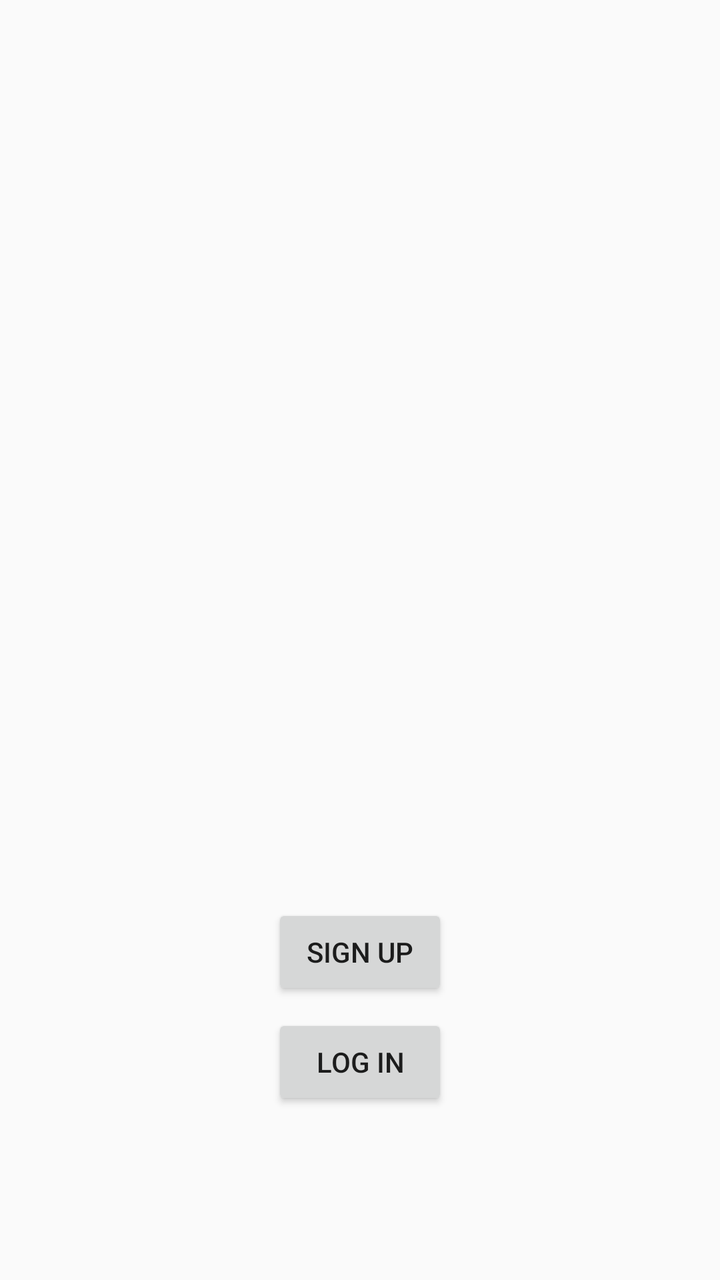
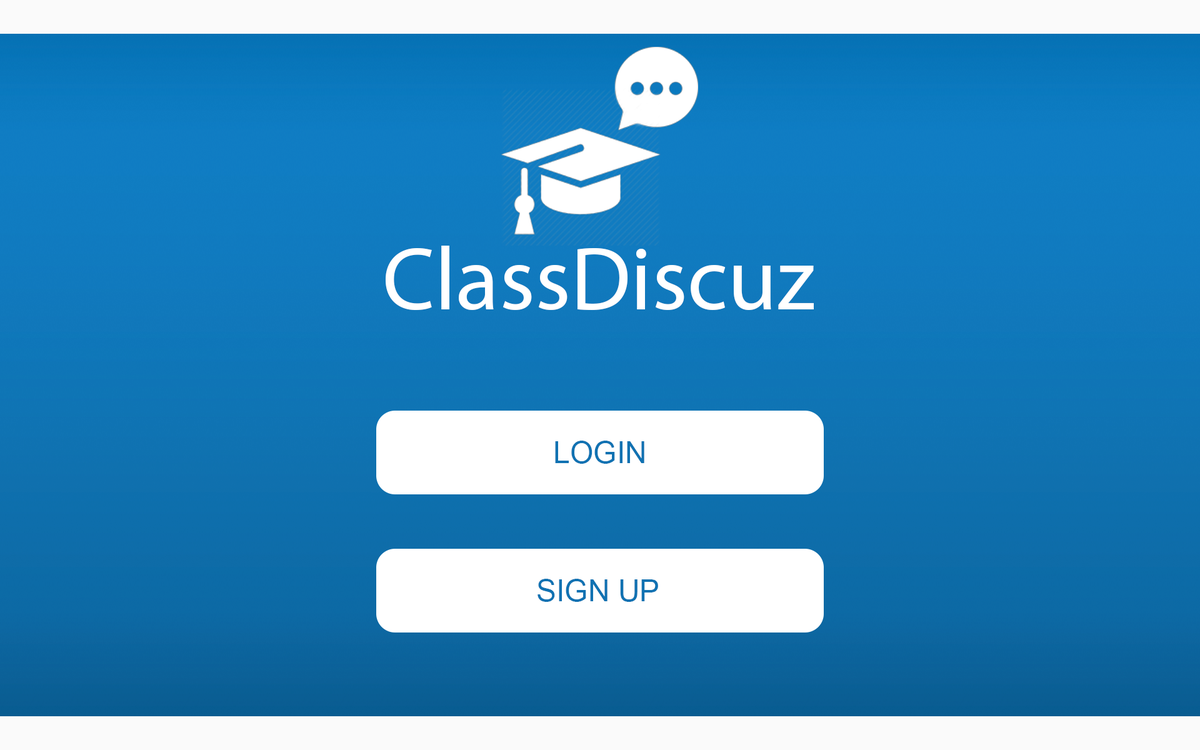

One screen, two layout resources from the same app: the default and the repository's alternative for another configuration. Each is rendered where Android would select it; the XML of both is given below.
<!-- AndroidManifest.xml: application theme AppTheme -->
<!-- res/layout/frontpage.xml -->
<?xml version="1.0" encoding="utf-8"?>
<RelativeLayout xmlns:android="http://schemas.android.com/apk/res/android"
    android:layout_width="match_parent" android:layout_height="match_parent">

    <Button
        android:layout_width="wrap_content"
        android:layout_height="wrap_content"
        android:text="Sign up"
        android:id="@+id/signUpButton"
        android:layout_alignParentBottom="true"
        android:layout_centerHorizontal="true"
        android:layout_marginBottom="140dp" />

    <Button
        android:layout_width="wrap_content"
        android:layout_height="wrap_content"
        android:text="Log In"
        android:id="@+id/logInButton"
        android:layout_alignTop="@+id/signUpButton"
        android:layout_alignStart="@+id/signUpButton"
        android:layout_marginTop="55dp" />
</RelativeLayout>
<!-- resources referenced by this layout -->
<resources>
  <style name="AppTheme" parent="Theme.AppCompat.Light.DarkActionBar">
          
          <item name="colorPrimary">@color/colorPrimary</item>
          <item name="colorPrimaryDark">@color/colorPrimaryDark</item>
          <item name="colorAccent">@color/colorAccent</item>
          <item name="android:actionBarStyle">@style/MyActionBar</item>
          <item name="actionBarStyle">@style/MyActionBar</item>
      </style>
  <color name="colorPrimary">#3F51B5</color>
  <color name="colorPrimaryDark">#303F9F</color>
  <color name="colorAccent">#FF4081</color>
  <style name="MyActionBar" parent="@style/Widget.AppCompat.Light.ActionBar.Solid.Inverse">
          <item name="android:background">@drawable/action_bar_color</item>
          <item name="background">@drawable/action_bar_color</item>
      </style>
  <!-- drawable action_bar_color: png bitmap (drawable, 24827 bytes) -->
</resources>
<!-- res/layout-sw700dp/frontpage.xml (the repository's variant of the layout above) -->
<!-- drawn on a large tablet held sideways -->
<?xml version="1.0" encoding="utf-8"?>
<RelativeLayout xmlns:android="http://schemas.android.com/apk/res/android"
    android:layout_width="match_parent" android:layout_height="match_parent">

    <ImageView
        android:layout_width="fill_parent"
        android:layout_height="fill_parent"
        android:id="@+id/imageView"
        android:src="@drawable/front_page_bg_sw700dp" />

    <Button
        android:layout_width="310dp"
        android:layout_height="65dp"
        android:id="@+id/frontpage_signup"
        android:background="#00ffffff"
        android:layout_alignParentBottom="true"
        android:layout_centerHorizontal="true"
        android:layout_marginBottom="30dp" />

    <Button
        android:layout_width="310dp"
        android:layout_height="65dp"
        android:id="@+id/frontpage_login"
        android:layout_above="@+id/frontpage_signup"
        android:layout_alignStart="@+id/frontpage_signup"
        android:layout_marginBottom="30dp"
        android:background="#00ffffff" />

</RelativeLayout>
<!-- resources referenced by the variant -->
<!-- as a large tablet held sideways resolves them -->
<resources>
  <!-- drawable front_page_bg_sw700dp: png bitmap (drawable, 181939 bytes) -->
  <style name="AppTheme" parent="Theme.AppCompat.Light.DarkActionBar">
          
          <item name="colorPrimary">@color/colorPrimary</item>
          <item name="colorPrimaryDark">@color/colorPrimaryDark</item>
          <item name="colorAccent">@color/colorAccent</item>
          <item name="android:actionBarStyle">@style/MyActionBar</item>
          <item name="actionBarStyle">@style/MyActionBar</item>
      </style>
  <color name="colorPrimary">#3F51B5</color>
  <color name="colorPrimaryDark">#303F9F</color>
  <color name="colorAccent">#FF4081</color>
  <style name="MyActionBar" parent="@style/Widget.AppCompat.Light.ActionBar.Solid.Inverse">
          <item name="android:background">@drawable/action_bar_color</item>
          <item name="background">@drawable/action_bar_color</item>
      </style>
  <!-- drawable action_bar_color: png bitmap (drawable, 24827 bytes) -->
</resources>
